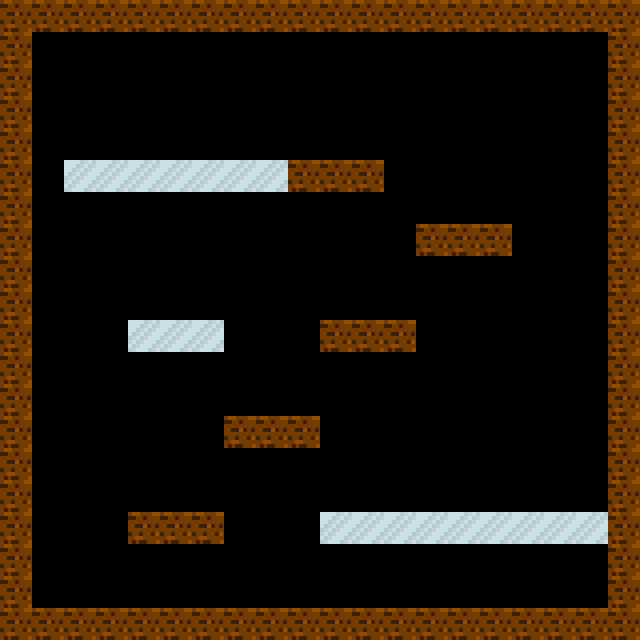

A 2D game scene composited from a Tiled map and its tileset images. What follows is a short description and the map's XML, with each tile layer's data collapsed to a summary:
An orthogonal 20x20 tile map with 32x32 px tiles, 1 tile layer (Tile Layer 1).

<map version="1.0" orientation="orthogonal" width="20" height="20" tilewidth="32" tileheight="32">
 <tileset firstgid="1" name="Untitled-1" tilewidth="32" tileheight="32">
  <image source="Untitled-1.png" width="64" height="32" />
  <tile id="0">
   <properties>
    <property name="friction" value="0.35" />
    <property name="solid" value="1" />
   </properties>
  </tile>
  <tile id="1">
   <properties>
    <property name="friction" value="0.95" />
    <property name="solid" value="1" />
   </properties>
  </tile>
 </tileset>
 <layer name="Tile Layer 1" width="20" height="20">
  <data>[400 cells, 110 non-empty, 2 distinct tile ids]</data>
 </layer>
</map>